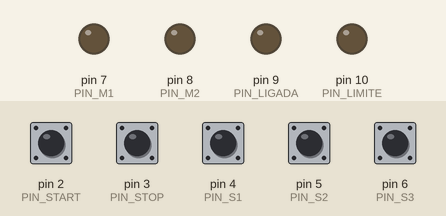
This sketch was run on a simulated Arduino Uno, built with avr-gcc and run on an emulated ATmega328P. Parts: output pins drawn as LEDs (lit = HIGH). Inputs (shaded band) come from the test bench; at power-on: pin 2 (PIN_START), pin 3 (PIN_STOP), pin 4 (PIN_S1), pin 5 (PIN_S2), pin 6 (PIN_S3) HIGH.

Above: at 1.2 s.
1.3 s: pin 2 (PIN_START) pulled LOW for 0.15 s
At 2.5 s:
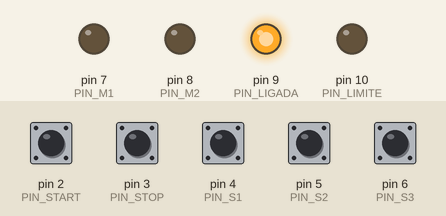
2.9 s: pin 4 (PIN_S1) pulled LOW for 0.15 s
At 3.7 s:
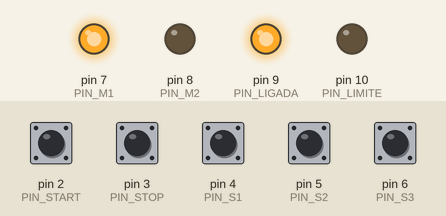
4.5 s: pin 5 (PIN_S2) pulled LOW for 0.15 s
At 5.0 s:
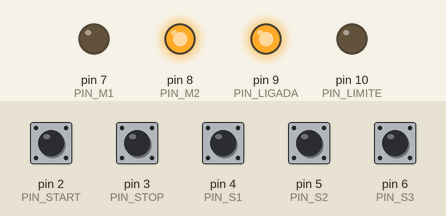
6.1 s: pin 3 (PIN_STOP) pulled LOW for 0.15 s
At 7.3 s:
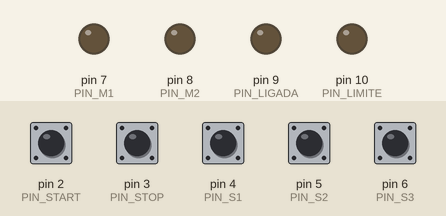
7.7 s: pin 2 (PIN_START) pulled LOW for 1 s
At 8.6 s:
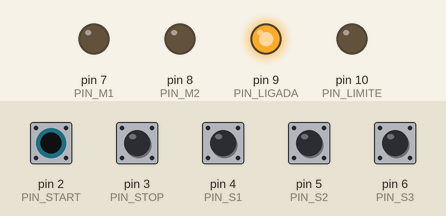
Timing chart, 0 to 10.7 s (numbered marks = the images above; inputs shaded):
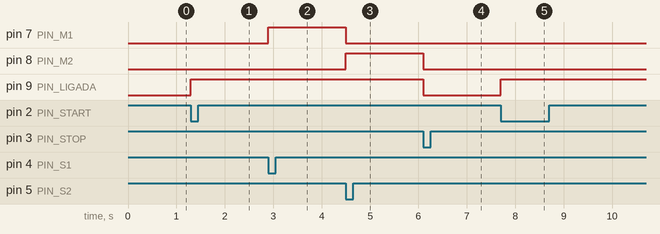

Measured:
- after the input at 1.3 s, pin 9 (PIN_LIGADA): LOW → HIGH at once
- after the input at 2.9 s, pin 7 (PIN_M1): LOW → HIGH at once
- after the input at 4.5 s, pin 7 (PIN_M1): HIGH → LOW at once; pin 8 (PIN_M2): LOW → HIGH at once
- after the input at 6.1 s, pin 8 (PIN_M2), pin 9 (PIN_LIGADA): HIGH → LOW at once
- after the input at 7.7 s, pin 9 (PIN_LIGADA): LOW → HIGH at once

The sketch:

ex13_transportadora_automatica.ino
```cpp
const int PIN_START = 2;
const int PIN_STOP  = 3;
const int PIN_S1 = 4;
const int PIN_S2 = 5;
const int PIN_S3 = 6;

const int PIN_M1 = 7;
const int PIN_M2 = 8;
const int PIN_LIGADA = 9;
const int PIN_LIMITE = 10;

const int LIMITE_PECAS = 5;

enum Estado { IDLE, ESPERA_S1, M1_RUN, M2_RUN, LIMITE_ATINGIDO };
Estado estado = IDLE;

int contadorPecas = 0;

void setup() {
  pinMode(PIN_START, INPUT_PULLUP);
  pinMode(PIN_STOP,  INPUT_PULLUP);
  pinMode(PIN_S1, INPUT_PULLUP);
  pinMode(PIN_S2, INPUT_PULLUP);
  pinMode(PIN_S3, INPUT_PULLUP);

  pinMode(PIN_M1, OUTPUT);
  pinMode(PIN_M2, OUTPUT);
  pinMode(PIN_LIGADA, OUTPUT);
  pinMode(PIN_LIMITE, OUTPUT);
}

void loop() {
  bool start = (digitalRead(PIN_START) == LOW);
  bool stop  = (digitalRead(PIN_STOP)  == LOW);
  bool s1 = (digitalRead(PIN_S1) == LOW);
  bool s2 = (digitalRead(PIN_S2) == LOW);
  bool s3 = (digitalRead(PIN_S3) == LOW);

  if (stop) {
    estado = IDLE;
    digitalWrite(PIN_M1, LOW);
    digitalWrite(PIN_M2, LOW);
    digitalWrite(PIN_LIGADA, LOW);
    digitalWrite(PIN_LIMITE, LOW);
    contadorPecas = 0;
    return;
  }

  switch (estado) {

    case IDLE:
      if (start) {
        digitalWrite(PIN_LIGADA, HIGH);
        estado = ESPERA_S1;
      }
      break;

    case ESPERA_S1:
      if (s1) {
        digitalWrite(PIN_M1, HIGH);
        estado = M1_RUN;
      }
      break;

    case M1_RUN:
      if (s2) {
        digitalWrite(PIN_M1, LOW);
        digitalWrite(PIN_M2, HIGH);
        estado = M2_RUN;
      }
      break;

    case M2_RUN:
      if (s3) {
        digitalWrite(PIN_M2, LOW);
        contadorPecas++;

        if (contadorPecas >= LIMITE_PECAS) {
          digitalWrite(PIN_LIMITE, HIGH);
          estado = LIMITE_ATINGIDO;
        } else {

          estado = ESPERA_S1;
        }
      }
      break;

    case LIMITE_ATINGIDO:

      break;
  }
}
```
